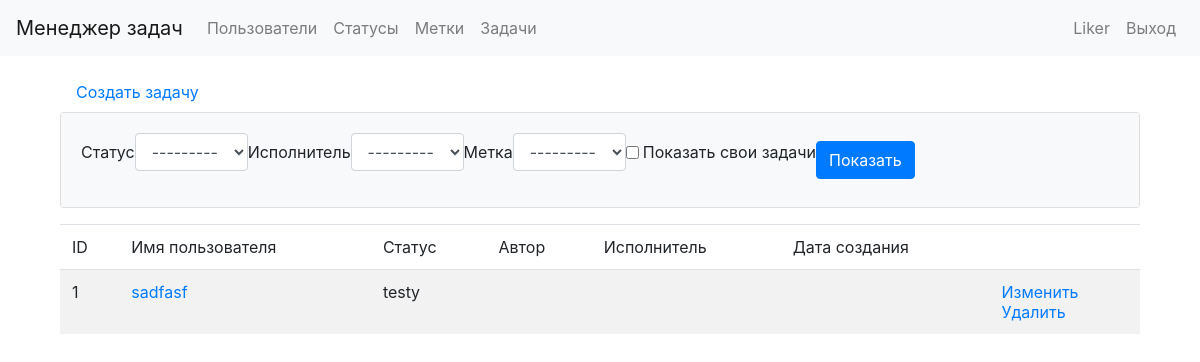
/tasks/ (signed in), run on the app's committed database.
### task_manager/users/models.py (models this page shows)
class User(AbstractUser):
    def __str__(self):
        return self.get_full_name()
    class Meta:
        verbose_name = gettext_lazy('User')
        verbose_name_plural = gettext_lazy('Users')
        ordering = ['id']

### task_manager/tasks/models.py (models this page shows, shortened)
class Task(models.Model):
    name = models.CharField(
        max_length=MAX_LENGTH,
        unique=True,
        verbose_name=gettext_lazy('Name')
    )
    description = models.TextField(
        verbose_name=gettext_lazy('Description'),
        max_length=MAX_LENGTH_OF_DESCRIPTION,
        blank=True,
    )
    status = models.ForeignKey(
        Status,
        on_delete=models.PROTECT,
        verbose_name=gettext_lazy('Status'),
        blank=False,
    )
    author = models.ForeignKey(
        User,
        on_delete=models.CASCADE,
        verbose_name=gettext_lazy('Auhtor'),
        related_name='tasks_author',
    )
    executor = models.ForeignKey(
        User,
        verbose_name=gettext_lazy('Executor'),
        on_delete=models.PROTECT,
        blank=True,
        null=True,
        related_name='tasks_executor',
    )
    label = models.ManyToManyField(
        Label,
        verbose_name=gettext_lazy('Label'),
        blank=True,
        related_name='tasks',
        through='LabelTaskIntermediate',
        through_fields=('task', 'label'),
    )
    created_at = models.DateTimeField(
        auto_now_add=True,
        verbose_name=gettext_lazy('Date of create'),
    )
    class Meta:
        verbose_name = gettext_lazy('Task')
        ordering = ['id']

### task_manager/statuses/models.py (models this page shows)
class Status(models.Model):
    name = models.CharField(
        max_length=MAX_LENGTH,
        unique=True,
        verbose_name=gettext_lazy('Name')
    )
    created_at = models.DateTimeField(
        auto_now_add=True,
        verbose_name=gettext_lazy('Date of create'),
    )
    def __str__(self):
        return self.name
    class Meta:
        verbose_name = gettext_lazy('Status')
        ordering = ['id']

### task_manager/tasks/views.py (the view)
# urls.py: path('', TaskList.as_view(), name='list'),
class TaskList(LoginRequiredMixin, FilterView):
    model = Task
    template_name = TASK
    context_object_name = 'tasks'
    filterset_class = TaskFilter
    def get_context_data(self, **kwargs):
        context = super().get_context_data(**kwargs)
        context[TITLE] = LIST_TITLE
        context[BUTTON_TEXT] = SHOW
        return context

### task_manager/labels/models.py (called while the page is built)
    def __str__(self):
        return self.name

### task_manager/templates/tasks.html (shortened to what this page needs)
{% extends 'base.html' %}
{% load i18n %}
{% load bootstrap4 %}
{% block content %}
<div class="container wrapper">
    <a class="nav-link" href="{% url 'tasks:create' %}">Создать задачу</a>
    <div class="card mb-3">
        <div class="card-body bg-light">
            <form class="form-inline center my-auto" method="get">
                {% bootstrap_form filter.form form_group_class="form-group" field_class="ml-2 mr-3" %}
                {% bootstrap_button button_text button_type="submit" button_class="btn-primary" %}
            </form>
        </div>
    </div>
    <table class="table table-striped">
        <thead>
            <tr>
                <td>ID</td>
                <td>{% translate "User name" %}</td>
                <td>{% translate "Status" %}</td>
                <td>{% translate "Author" %}</td>
                <td>{% translate "Executor" %}</td>
                <td>{% translate "Date of creation" %}</td>
                <td></td>
            </tr>
        </thead>
        <tbody>
            {% for task in tasks %}
            <tr>
                <td>{{ task.id }}</td>
                <td>
                    <a href="{% url 'tasks:details' task.id %}">{{ task.name }}</a>
                </td>
                <td>{{ task.status }}</td>
                <td>{{ task.author }}</td>
                <td>{{ task.executor }}</td>
                <td>{{ task.date_joined }}</td>
                <td>
                    <a href="{% url 'tasks:change' task.id %}">{% translate "Change" %}</a>
                    <br>
                    <a href="{% url 'tasks:delete' task.id %}">{% translate "Delete" %}</a>
                </td>
            </tr>
            {% endfor %}
        </tbody>
    </table>
</div>
{% endblock %}

### task_manager/templates/base.html (shortened to what this page needs)
{% load i18n %}
{% load bootstrap4 %}
{% bootstrap_css %}
  <head>
  </head>
  <body class="d-flex flex-column min-vh-100">
    <nav class="navbar navbar-expand-lg navbar-light bg-light mb-3">
      <a class="navbar-brand" href="/">Менеджер задач</a>
      <div class="navbar-collapse collapse" id="navbarToggleExternalContent" style>
        <ul class="navbar-nav mr-auto">
          <li class="nav-item">
            <a class="nav-link" href="{% url 'users:list' %}">Пользователи</a>
          </li>
          {% if user.is_authenticated %}
          <li class="nav-item">
            <a class="nav-link" href="{% url 'statuses:list' %}">Статусы</a>
          </li>
          <li class="nav-item">
            <a class="nav-link" href="{% url 'labels:list' %}">Метки</a>
          </li>
          <li class="nav-item">
            <a class="nav-link" href="{% url 'tasks:list' %}">Задачи</a>
          </li>
          {% endif %}
        </ul>
        <ul class="navbar-nav">
        {% if user.is_authenticated %}
          <li class="nav-item">
            <span class="nav-link">{{ user.username }}</span>
          </li>
          <li class="nav-item">
            <a class="nav-link" href="{% url 'logout' %}">Выход</a>
          </li>
        {% endif %}
        </ul>
      </div>
    </nav>
    <div class="container wrapper flex-grow-1">
      {% block content %}{% endblock %}
    </div>
  </body>

### data on the page
User: username "Liker"
Task: id "1", name "sadfasf", status "testу"
